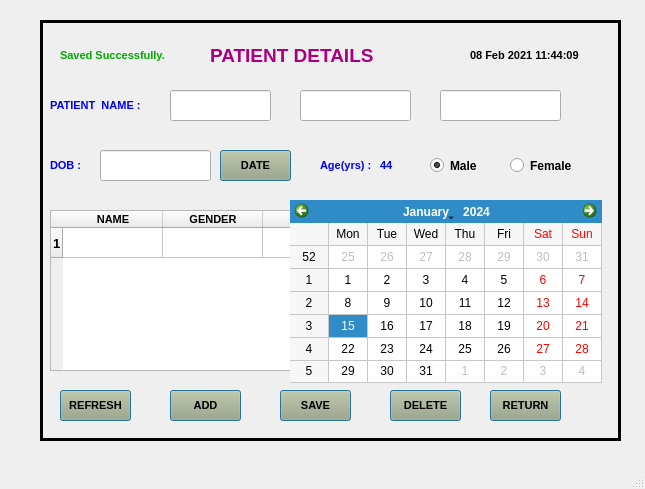
<?xml version="1.0" encoding="UTF-8"?>
<ui version="4.0">
 <class>MainWindow</class>
 <widget class="QMainWindow" name="MainWindow">
  <property name="geometry">
   <rect>
    <x>0</x>
    <y>0</y>
    <width>645</width>
    <height>489</height>
   </rect>
  </property>
  <property name="windowTitle">
   <string>MainWindow</string>
  </property>
  <widget class="QWidget" name="centralwidget">
   <widget class="QFrame" name="frame">
    <property name="geometry">
     <rect>
      <x>40</x>
      <y>20</y>
      <width>581</width>
      <height>421</height>
     </rect>
    </property>
    <property name="font">
     <font>
      <family>Arial</family>
     </font>
    </property>
    <property name="autoFillBackground">
     <bool>false</bool>
    </property>
    <property name="styleSheet">
     <string notr="true"/>
    </property>
    <property name="frameShape">
     <enum>QFrame::Box</enum>
    </property>
    <property name="frameShadow">
     <enum>QFrame::Plain</enum>
    </property>
    <property name="lineWidth">
     <number>3</number>
    </property>
    <widget class="QLabel" name="label">
     <property name="geometry">
      <rect>
       <x>430</x>
       <y>20</y>
       <width>121</width>
       <height>31</height>
      </rect>
     </property>
     <property name="font">
      <font>
       <family>Arial</family>
       <pointsize>8</pointsize>
       <weight>75</weight>
       <bold>true</bold>
      </font>
     </property>
     <property name="text">
      <string>08 Feb 2021 11:44:09</string>
     </property>
    </widget>
    <widget class="QPushButton" name="pushButton_8">
     <property name="geometry">
      <rect>
       <x>450</x>
       <y>370</y>
       <width>71</width>
       <height>31</height>
      </rect>
     </property>
     <property name="font">
      <font>
       <family>Arial</family>
       <pointsize>8</pointsize>
       <weight>75</weight>
       <bold>true</bold>
      </font>
     </property>
     <property name="styleSheet">
      <string notr="true">background-color: rgb(170, 170, 127);
</string>
     </property>
     <property name="text">
      <string>RETURN</string>
     </property>
     <property name="autoDefault">
      <bool>true</bool>
     </property>
     <property name="default">
      <bool>true</bool>
     </property>
     <property name="flat">
      <bool>false</bool>
     </property>
    </widget>
    <widget class="QLabel" name="label_2">
     <property name="geometry">
      <rect>
       <x>170</x>
       <y>20</y>
       <width>201</width>
       <height>31</height>
      </rect>
     </property>
     <property name="font">
      <font>
       <family>Arial</family>
       <pointsize>14</pointsize>
       <weight>75</weight>
       <bold>true</bold>
      </font>
     </property>
     <property name="styleSheet">
      <string notr="true">color: rgb(170, 0, 127);</string>
     </property>
     <property name="text">
      <string>PATIENT DETAILS</string>
     </property>
    </widget>
    <widget class="QLabel" name="label_3">
     <property name="geometry">
      <rect>
       <x>10</x>
       <y>70</y>
       <width>111</width>
       <height>31</height>
      </rect>
     </property>
     <property name="font">
      <font>
       <family>Arial</family>
       <pointsize>8</pointsize>
       <weight>75</weight>
       <bold>true</bold>
      </font>
     </property>
     <property name="styleSheet">
      <string notr="true">color: rgb(0, 0, 255);</string>
     </property>
     <property name="text">
      <string>PATIENT  NAME :</string>
     </property>
    </widget>
    <widget class="QLineEdit" name="lineEdit">
     <property name="geometry">
      <rect>
       <x>260</x>
       <y>70</y>
       <width>111</width>
       <height>31</height>
      </rect>
     </property>
     <property name="font">
      <font>
       <family>Arial</family>
       <pointsize>10</pointsize>
       <weight>75</weight>
       <bold>true</bold>
      </font>
     </property>
    </widget>
    <widget class="QLabel" name="label_6">
     <property name="geometry">
      <rect>
       <x>10</x>
       <y>130</y>
       <width>71</width>
       <height>31</height>
      </rect>
     </property>
     <property name="font">
      <font>
       <family>Arial</family>
       <pointsize>8</pointsize>
       <weight>75</weight>
       <bold>true</bold>
      </font>
     </property>
     <property name="styleSheet">
      <string notr="true">color: rgb(0, 0, 255);</string>
     </property>
     <property name="text">
      <string>DOB :</string>
     </property>
    </widget>
    <widget class="QLineEdit" name="lineEdit_3">
     <property name="geometry">
      <rect>
       <x>60</x>
       <y>130</y>
       <width>111</width>
       <height>31</height>
      </rect>
     </property>
     <property name="font">
      <font>
       <family>Arial</family>
       <pointsize>10</pointsize>
       <weight>75</weight>
       <bold>true</bold>
      </font>
     </property>
    </widget>
    <widget class="QPushButton" name="pushButton_9">
     <property name="geometry">
      <rect>
       <x>130</x>
       <y>370</y>
       <width>71</width>
       <height>31</height>
      </rect>
     </property>
     <property name="font">
      <font>
       <family>Arial</family>
       <pointsize>8</pointsize>
       <weight>75</weight>
       <bold>true</bold>
      </font>
     </property>
     <property name="styleSheet">
      <string notr="true">background-color: rgb(170, 170, 127);
</string>
     </property>
     <property name="text">
      <string>ADD</string>
     </property>
     <property name="autoDefault">
      <bool>true</bool>
     </property>
     <property name="default">
      <bool>true</bool>
     </property>
     <property name="flat">
      <bool>false</bool>
     </property>
    </widget>
    <widget class="QPushButton" name="pushButton_10">
     <property name="geometry">
      <rect>
       <x>240</x>
       <y>370</y>
       <width>71</width>
       <height>31</height>
      </rect>
     </property>
     <property name="font">
      <font>
       <family>Arial</family>
       <pointsize>8</pointsize>
       <weight>75</weight>
       <bold>true</bold>
      </font>
     </property>
     <property name="styleSheet">
      <string notr="true">background-color: rgb(170, 170, 127);
</string>
     </property>
     <property name="text">
      <string>SAVE</string>
     </property>
     <property name="autoDefault">
      <bool>true</bool>
     </property>
     <property name="default">
      <bool>true</bool>
     </property>
     <property name="flat">
      <bool>false</bool>
     </property>
    </widget>
    <widget class="QLabel" name="label_7">
     <property name="geometry">
      <rect>
       <x>20</x>
       <y>20</y>
       <width>121</width>
       <height>31</height>
      </rect>
     </property>
     <property name="font">
      <font>
       <family>Arial</family>
       <pointsize>8</pointsize>
       <weight>75</weight>
       <bold>true</bold>
      </font>
     </property>
     <property name="styleSheet">
      <string notr="true">color: rgb(0, 170, 0);</string>
     </property>
     <property name="text">
      <string>Saved Successfully.</string>
     </property>
    </widget>
    <widget class="QLineEdit" name="lineEdit_4">
     <property name="geometry">
      <rect>
       <x>130</x>
       <y>70</y>
       <width>101</width>
       <height>31</height>
      </rect>
     </property>
     <property name="font">
      <font>
       <family>Arial</family>
       <pointsize>10</pointsize>
       <weight>75</weight>
       <bold>true</bold>
      </font>
     </property>
    </widget>
    <widget class="QLineEdit" name="lineEdit_5">
     <property name="geometry">
      <rect>
       <x>400</x>
       <y>70</y>
       <width>121</width>
       <height>31</height>
      </rect>
     </property>
     <property name="font">
      <font>
       <family>Arial</family>
       <pointsize>10</pointsize>
       <weight>75</weight>
       <bold>true</bold>
      </font>
     </property>
    </widget>
    <widget class="QRadioButton" name="radioButton">
     <property name="geometry">
      <rect>
       <x>390</x>
       <y>130</y>
       <width>61</width>
       <height>31</height>
      </rect>
     </property>
     <property name="font">
      <font>
       <weight>75</weight>
       <bold>true</bold>
      </font>
     </property>
     <property name="text">
      <string>Male</string>
     </property>
     <property name="checked">
      <bool>true</bool>
     </property>
    </widget>
    <widget class="QRadioButton" name="radioButton_2">
     <property name="geometry">
      <rect>
       <x>470</x>
       <y>130</y>
       <width>82</width>
       <height>31</height>
      </rect>
     </property>
     <property name="font">
      <font>
       <weight>75</weight>
       <bold>true</bold>
      </font>
     </property>
     <property name="text">
      <string>Female</string>
     </property>
    </widget>
    <widget class="QPushButton" name="pushButton_11">
     <property name="geometry">
      <rect>
       <x>350</x>
       <y>370</y>
       <width>71</width>
       <height>31</height>
      </rect>
     </property>
     <property name="font">
      <font>
       <family>Arial</family>
       <pointsize>8</pointsize>
       <weight>75</weight>
       <bold>true</bold>
      </font>
     </property>
     <property name="styleSheet">
      <string notr="true">background-color: rgb(170, 170, 127);
</string>
     </property>
     <property name="text">
      <string>DELETE</string>
     </property>
     <property name="autoDefault">
      <bool>true</bool>
     </property>
     <property name="default">
      <bool>true</bool>
     </property>
     <property name="flat">
      <bool>false</bool>
     </property>
    </widget>
    <widget class="QPushButton" name="pushButton_12">
     <property name="geometry">
      <rect>
       <x>20</x>
       <y>370</y>
       <width>71</width>
       <height>31</height>
      </rect>
     </property>
     <property name="font">
      <font>
       <family>Arial</family>
       <pointsize>8</pointsize>
       <weight>75</weight>
       <bold>true</bold>
      </font>
     </property>
     <property name="styleSheet">
      <string notr="true">background-color: rgb(170, 170, 127);
</string>
     </property>
     <property name="text">
      <string>REFRESH</string>
     </property>
     <property name="autoDefault">
      <bool>true</bool>
     </property>
     <property name="default">
      <bool>true</bool>
     </property>
     <property name="flat">
      <bool>false</bool>
     </property>
    </widget>
    <widget class="QTableWidget" name="tableWidget">
     <property name="geometry">
      <rect>
       <x>10</x>
       <y>190</y>
       <width>541</width>
       <height>161</height>
      </rect>
     </property>
     <property name="font">
      <font>
       <family>Arial</family>
       <pointsize>10</pointsize>
       <weight>75</weight>
       <bold>true</bold>
      </font>
     </property>
     <row>
      <property name="text">
       <string>1</string>
      </property>
     </row>
     <column>
      <property name="text">
       <string>NAME</string>
      </property>
      <property name="font">
       <font>
        <family>Arial</family>
        <pointsize>8</pointsize>
        <weight>75</weight>
        <bold>true</bold>
       </font>
      </property>
     </column>
     <column>
      <property name="text">
       <string>GENDER</string>
      </property>
      <property name="font">
       <font>
        <family>Arial</family>
        <pointsize>8</pointsize>
        <weight>75</weight>
        <bold>true</bold>
       </font>
      </property>
     </column>
     <column>
      <property name="text">
       <string>DOB</string>
      </property>
      <property name="font">
       <font>
        <family>Arial</family>
        <pointsize>8</pointsize>
        <weight>75</weight>
        <bold>true</bold>
       </font>
      </property>
     </column>
     <column>
      <property name="text">
       <string>AGE</string>
      </property>
      <property name="font">
       <font>
        <family>Arial</family>
        <pointsize>8</pointsize>
        <weight>75</weight>
        <bold>true</bold>
       </font>
      </property>
     </column>
     <column>
      <property name="text">
       <string>ID</string>
      </property>
      <property name="font">
       <font>
        <family>Arial</family>
        <pointsize>8</pointsize>
        <weight>75</weight>
        <bold>true</bold>
       </font>
      </property>
     </column>
    </widget>
    <widget class="QLabel" name="label_8">
     <property name="geometry">
      <rect>
       <x>280</x>
       <y>130</y>
       <width>61</width>
       <height>31</height>
      </rect>
     </property>
     <property name="font">
      <font>
       <family>Arial</family>
       <pointsize>8</pointsize>
       <weight>75</weight>
       <bold>true</bold>
      </font>
     </property>
     <property name="styleSheet">
      <string notr="true">color: rgb(0, 0, 255);</string>
     </property>
     <property name="text">
      <string>Age(yrs) :</string>
     </property>
    </widget>
    <widget class="QPushButton" name="pushButton_13">
     <property name="geometry">
      <rect>
       <x>180</x>
       <y>130</y>
       <width>71</width>
       <height>31</height>
      </rect>
     </property>
     <property name="font">
      <font>
       <family>Arial</family>
       <pointsize>8</pointsize>
       <weight>75</weight>
       <bold>true</bold>
      </font>
     </property>
     <property name="styleSheet">
      <string notr="true">background-color: rgb(170, 170, 127);
</string>
     </property>
     <property name="text">
      <string>DATE</string>
     </property>
     <property name="autoDefault">
      <bool>true</bool>
     </property>
     <property name="default">
      <bool>true</bool>
     </property>
     <property name="flat">
      <bool>false</bool>
     </property>
    </widget>
    <widget class="QLabel" name="label_9">
     <property name="geometry">
      <rect>
       <x>340</x>
       <y>130</y>
       <width>31</width>
       <height>31</height>
      </rect>
     </property>
     <property name="font">
      <font>
       <family>Arial</family>
       <pointsize>8</pointsize>
       <weight>75</weight>
       <bold>true</bold>
      </font>
     </property>
     <property name="styleSheet">
      <string notr="true">color: rgb(0, 0, 255);</string>
     </property>
     <property name="text">
      <string>44</string>
     </property>
    </widget>
    <widget class="QCalendarWidget" name="calendarWidget">
     <property name="geometry">
      <rect>
       <x>250</x>
       <y>180</y>
       <width>312</width>
       <height>183</height>
      </rect>
     </property>
     <property name="gridVisible">
      <bool>true</bool>
     </property>
    </widget>
   </widget>
  </widget>
  <widget class="QMenuBar" name="menubar">
   <property name="geometry">
    <rect>
     <x>0</x>
     <y>0</y>
     <width>645</width>
     <height>21</height>
    </rect>
   </property>
  </widget>
  <widget class="QStatusBar" name="statusbar"/>
 </widget>
 <resources/>
 <connections/>
</ui>
